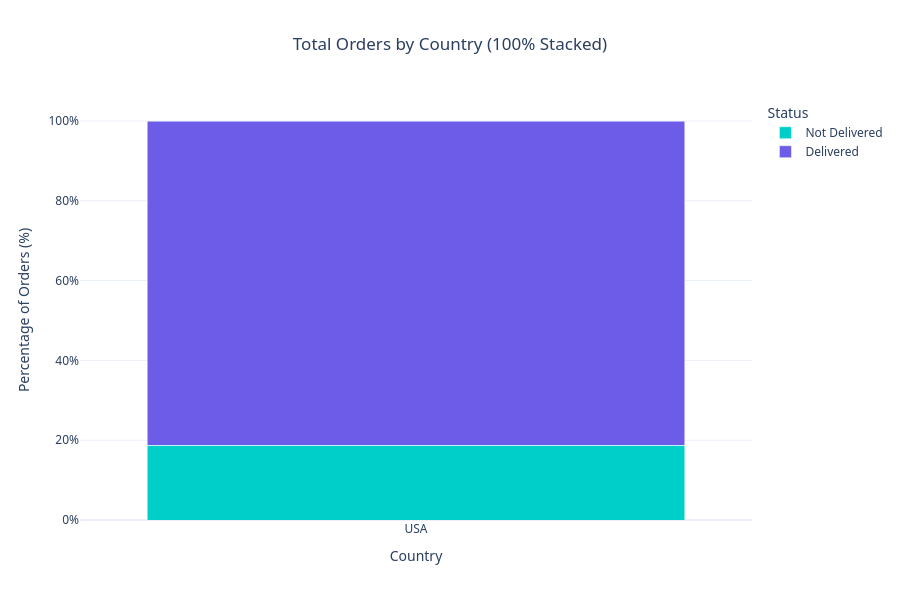

The cell this chart's notebook holds for it:
### Markdown cell above
## 2. Orders by Country (Interactive)

### Code cell
if 'df' in locals():
    # Group by Country and Delivery Status
    country_delivery = df.groupby(['Country_x', 'DeliveredFlag']).size().reset_index(name='Count')
    # Calculate percentage within each country
    country_totals = country_delivery.groupby('Country_x')['Count'].transform('sum')
    country_delivery['Percentage'] = (country_delivery['Count'] / country_totals) * 100
    country_delivery['Status'] = country_delivery['DeliveredFlag'].map({1: 'Delivered', 0: 'Not Delivered'})
    
    fig = px.bar(
        country_delivery,
        x='Country_x',
        y='Percentage',
        title='Total Orders by Country (100% Stacked)',
        color='Status',
        color_discrete_map={'Delivered': COLORS['delivered'], 'Not Delivered': COLORS['not_delivered']},
        barmode='stack',
        labels={'Country_x': 'Country', 'Percentage': 'Percentage of Orders (%)'}
    )
    
    fig.update_layout(
        xaxis_title='Country',
        yaxis_title='Percentage of Orders (%)',
        yaxis=dict(ticksuffix='%'),
        height=600,
        title=dict(x=0.5, xanchor='center'),
        font=dict(family="Segoe UI, sans-serif")
    )
    
    try:
        fig.write_html("../figures/orders_by_country_notebook.html")
        fig.show()
    except Exception as e:
        print(f"Error displaying/saving plot: {e}")

### Figure 1 — Plotly figure (JSON) as saved in the notebook; plotly's stock layout.template omitted (floating-point values rounded to 4 significant figures)
{"data": [{"hovertemplate": "Status=Not Delivered<br>Country=%{x}<br>Percentage of Orders (%)=%{y}<extra></extra>", "legendgroup": "Not Delivered", "marker": {"color": "#00cec9", "pattern": {"shape": ""}}, "name": "Not Delivered", "orientation": "v", "showlegend": true, "textposition": "auto", "type": "bar", "x": ["USA"], "xaxis": "x", "y": [18.75], "yaxis": "y"}, {"hovertemplate": "Status=Delivered<br>Country=%{x}<br>Percentage of Orders (%)=%{y}<extra></extra>", "legendgroup": "Delivered", "marker": {"color": "#6c5ce7", "pattern": {"shape": ""}}, "name": "Delivered", "orientation": "v", "showlegend": true, "textposition": "auto", "type": "bar", "x": ["USA"], "xaxis": "x", "y": [81.25], "yaxis": "y"}], "layout": {"barmode": "stack", "font": {"family": "Segoe UI, sans-serif"}, "height": 600, "legend": {"title": {"text": "Status"}, "tracegroupgap": 0}, "title": {"text": "Total Orders by Country (100% Stacked)", "x": 0.5, "xanchor": "center"}, "xaxis": {"anchor": "y", "domain": [0, 1], "title": {"text": "Country"}}, "yaxis": {"anchor": "x", "domain": [0, 1], "ticksuffix": "%", "title": {"text": "Percentage of Orders (%)"}}}}
